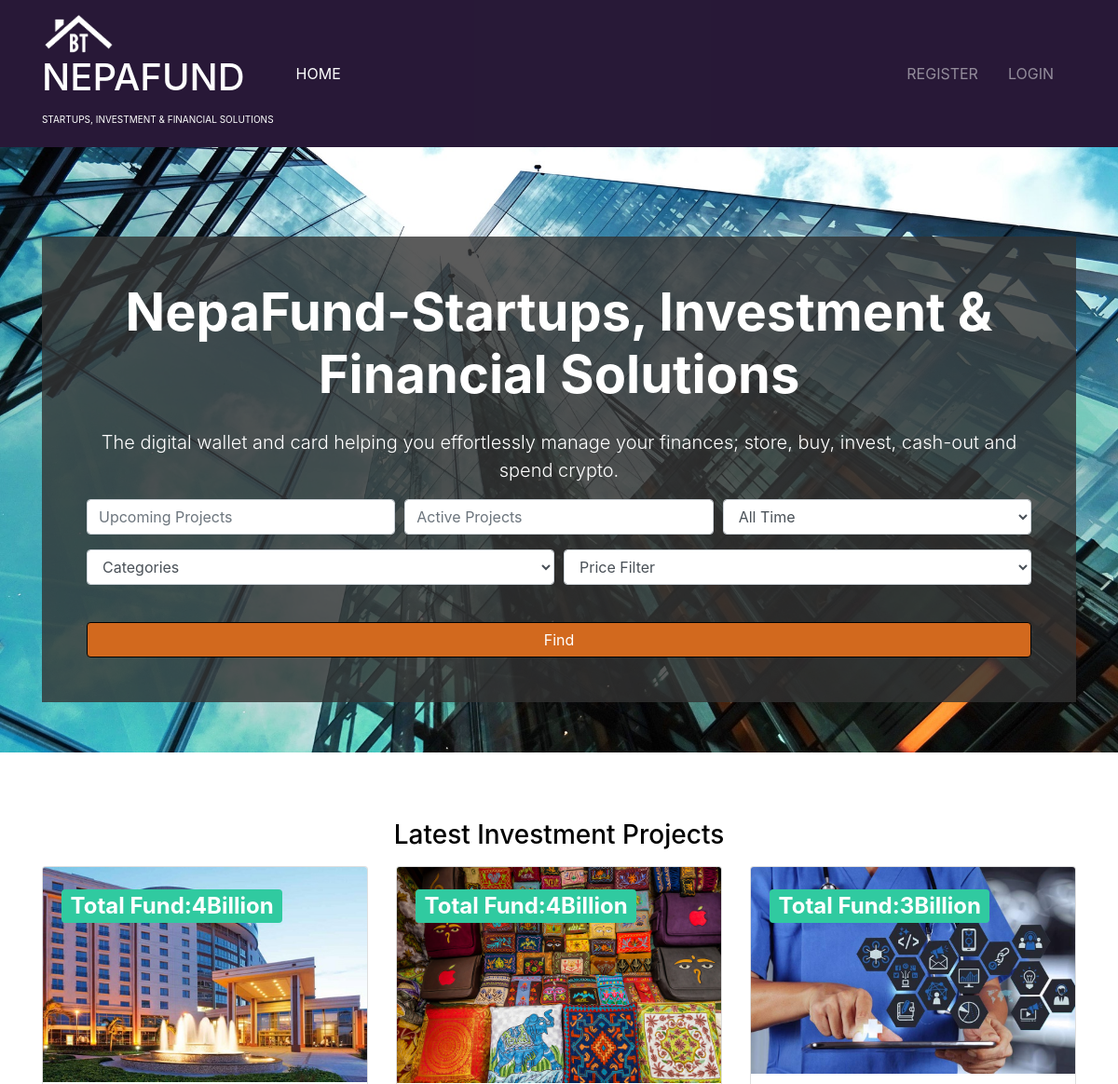
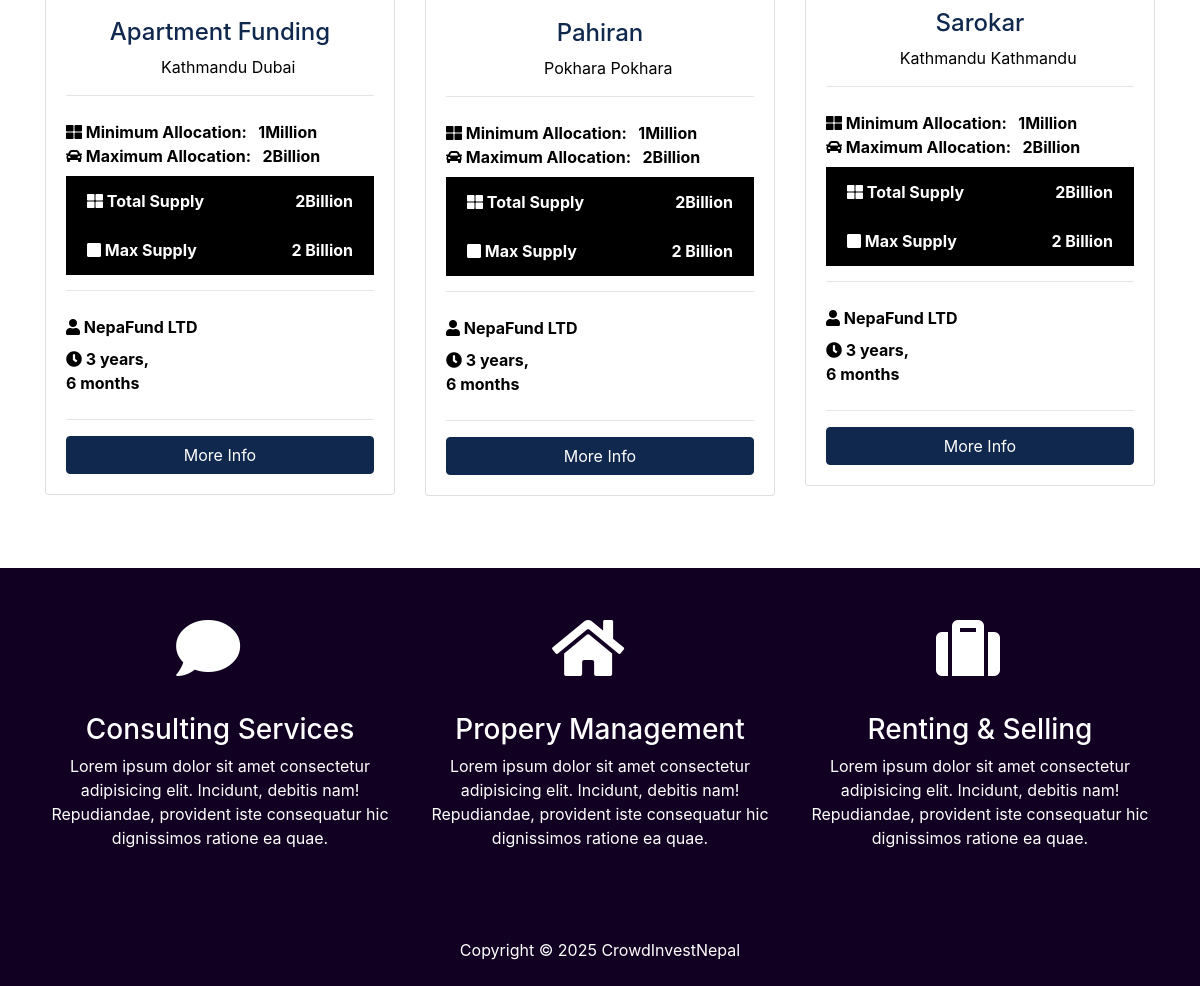
The page / on the database its author committed (2 pictures, top to bottom).
### platforms/models.py (models this page shows, shortened)
class Platform(models.Model):
    data= models.ForeignKey(Data, on_delete=models.DO_NOTHING)
    title=models.CharField(max_length=200)
    address=models.CharField(max_length=200)
    city=models.CharField(max_length=200)
    state=models.CharField(max_length=100)
    zipcode=models.CharField(max_length=20)
    description=models.TextField(blank=True)
    price=models.IntegerField()
    minprice=models.IntegerField()
    maxprice=models.IntegerField()
    photo_main=models.ImageField(upload_to='photos/%Y/%m/%d/')
    photo_1=models.ImageField(upload_to='photos/%Y/%m/%d/', blank=True)
    photo_2=models.ImageField(upload_to='photos/%Y/%m/%d/', blank=True)
    photo_3=models.ImageField(upload_to='photos/%Y/%m/%d/', blank=True)
    photo_4=models.ImageField(upload_to='photos/%Y/%m/%d/', blank=True)
    photo_5=models.ImageField(upload_to='photos/%Y/%m/%d/', blank=True)
    photo_6=models.ImageField(upload_to='photos/%Y/%m/%d/', blank=True)
    is_published=models.BooleanField(default=True)
    invest_date=models.DateTimeField(default=datetime.now, blank=True)

### data/models.py (models this page shows)
class Data(models.Model):
    name=models.CharField(max_length=200)
    photo=models.ImageField(upload_to='photos/%Y/%m/%d')
    description=models.TextField(blank=True)
    phone=models.CharField(max_length=20)
    email=models.CharField(max_length=50)
    hire_date=models.DateTimeField(default=datetime.now, blank=True)
    def __str__ (self):
      return self.name

### crowdapp/views.py (the view)
# urls.py: path('',views.index, name='home'),
def index(request):
    platforms=Platform.objects.order_by('-invest_date').filter(is_published=True)[:3]
    context={
        'platforms':platforms,
        'state_choices':state_choices,
        'price_choices':price_choices,
        'status_choices':status_choices
    }
    return render(request, 'pages/index.html', context)

### templates/pages/index.html (shortened to what this page needs)
{% extends 'base.html' %}
{% load static %}
{% load humanize %}
{% block content %}
 <section id="showcase">
    <div class="background_img" style="background-image:url({% static 'img/app/building.jpg' %})"></div>
    <div class="container text-center">
     <div class="home-search p-5">
        <div class="overlay p-5">
          <h1 style="font-weight:bold;" class="display-4 mb-4">
           NepaFund-Startups, Investment & Financial Solutions
          </h1>
          <p class="lead">The digital wallet and card helping you effortlessly manage your finances; store, buy, invest, cash-out and spend crypto.</p>
          <div class="search">
            <form action="{% url 'search' %}">
              <div class="form-row">
                <div class="col-md-4 mb-3">
                  <input type="text" name="keywords" class="form-control" placeholder="Upcoming Projects">
                </div>
                <div class="col-md-4 mb-3">
                  <input type="text" name="city" class="form-control" placeholder="Active Projects">
                </div>
                <div class="col-md-4 mb-3">
                  <select name="bedrooms" class="form-control">
                    <option selected="true" disabled="disabled">All Time</option>
                 </select>
                </div>
              </div>
              <div class="form-row">
                <div class="col-md-6 mb-3">
                <select name="state" class="form-control">
                  <option selected="true" disabled="disabled">Categories</option>
                </select>
                </div>
                <div class="col-md-6 mb-3">
                  <select name="price" class="form-control" id="type">
                    <option selected="true" disabled="disabled">Price Filter</option>
                  </select>
                </div>
              </div>
              <button class="btn btn-secondary btn-block mt-4" type="submit">Find</button>
            </form>
          </div>
        </div>
      </div>
    </div>
  </section>
  <br>
  <section id="listings" class="py-5">
    <div class="container">
      <h3 class="text-center mb-3">Latest Investment Projects</h3>
      <div class="row">
      {% if platforms %}
      {% for platform in platforms %}
       <div class="col-md-6 col-lg-4 mb-4">
          <div class="card listing-preview">
            <img class="card-img-top" src="{{platform.photo_main.url}}" alt="">
            <div class="card-img-overlay">
              <h2>
                <span class="badge badge-secondary text-white">Total Fund:{{platform.price | intcomma}}Billion</span>
              </h2>
            </div>
            <div class="card-body">
              <div class="listing-heading text-center">
                <h4 class="text-primary">{{platform.title}}</h4>
                <p>
                  <i class="fas fa-map-marker text-secondary"></i> {{platform.city}} {{platform.address}}</p>
              </div>
              <hr>
              <div class="row py-2 text-secondary">
                <div class="col-12 text-align:center">
                  <i class="fas fa-th-large"></i> Minimum Allocation:&nbsp;&nbsp;&nbsp;{{platform.minprice}}Million</div>
                <div class="col-12 text-align:center">
                  <i class="fas fa-car"></i> Maximum Allocation:&nbsp;&nbsp;&nbsp;{{platform.maxprice}}Billion</div>
              </div>
               <li class="list-group-item text-secondary">
                  <i class="fas fa-th-large"></i> Total Supply
                  <span class="float-right">{{platform.maxprice}}Billion</span>
                </li>
                <li class="list-group-item text-secondary">
                  <i class="fas fa-square"></i> Max Supply
                  <span class="float-right">{{platform.maxprice}} Billion
                  </span>
                </li>
              <hr>
              <div class="row py-2 text-secondary">
                <div class="col-12">
                  <i class="fas fa-user"></i> {{platform.data}}</div>
              </div>
              <div class="row text-secondary pb-2">
                <div class="col-6">
                  <i class="fas fa-clock"></i> {{platform.invest_date | timesince}}</div>
              </div>
              <hr>
              <a href="{% url 'platform' platform.id %}" class="btn btn-primary btn-block">More Info</a>
            </div>
          </div>
        </div>
      {% endfor %}
      {% else %}
      <div class="col-md-12">
      <p>No platforms available</p>
      </div>
      {% endif %}
      </div>
    </div>
  </section>
  <section id="services" class="py-5 bg-secondary text-white">
    <div class="container">
      <div class="row text-center">
        <div class="col-md-4">
          <i class="fas fa-comment fa-4x mr-4"></i>
          <hr>
          <h3>Consulting Services</h3>
          <p>Lorem ipsum dolor sit amet consectetur adipisicing elit. Incidunt, debitis nam! Repudiandae, provident iste consequatur
            hic dignissimos ratione ea quae.</p>
        </div>
        <div class="col-md-4">
          <i class="fas fa-home fa-4x mr-4"></i>
          <hr>
          <h3>Propery Management</h3>
          <p>Lorem ipsum dolor sit amet consectetur adipisicing elit. Incidunt, debitis nam! Repudiandae, provident iste consequatur
            hic dignissimos ratione ea quae.</p>
        </div>
        <div class="col-md-4">
          <i class="fas fa-suitcase fa-4x mr-4"></i>
          <hr>
          <h3>Renting & Selling</h3>
          <p>Lorem ipsum dolor sit amet consectetur adipisicing elit. Incidunt, debitis nam! Repudiandae, provident iste consequatur
            hic dignissimos ratione ea quae.</p>
        </div>
      </div>
    </div>
  </section>
{% endblock %}

### templates/base.html (shortened to what this page needs)
{% load static %}
<!DOCTYPE html>
<html lang="en">
<head>
    <link rel="stylesheet" href="{% static 'css/app/all.css' %}">
    <link rel="stylesheet" href="{% static 'css/app/bootstrap.css' %}">
    <link rel="stylesheet" href="https://use.fontawesome.com/releases/v5.2.0/css/all.css">
    <link rel="stylesheet" href="{% static 'css/app/styles.css' %}">
    <link rel="stylesheet" href="{% static 'css/app/lightbox.min.css' %}">
</head>
<body>
    {% include 'partials/_navbar.html' %}
    {% block content %} {% endblock %}
    {% include 'partials/_footer.html' %}
</body>
</html>

### templates/partials/_navbar.html (shortened to what this page needs)
 {% load static %}
 <nav class="navbar navbar-expand-lg navbar-dark bg-danger sticky-top">
    <div class="container">
      <a class="navbar-brand" href="{% url 'home' %}">
        <img src="{% static 'img/app/logo.png' %}" class="logo" alt="">
        <h1>NepaFund</h1><sup>Startups, investment & Financial Solutions</sup>
      </a>
      <div class="collapse navbar-collapse" id="navbarNavAltMarkup">
        <ul class="navbar-nav">
          <li
          {% if '/' == request.path %}
          class="nav-item active mr-3"
          {% else %}
          class="nav-item mr-3"
          {% endif %}
          >
            <a class="nav-link" href="{% url 'home' %}">Home</a>
          </li>
        </ul>
        <ul class="navbar-nav ml-auto">
          {% if user.is_authenticated %}
          <li
          {% if 'platforms' in request.path %}
          class="nav-item active mr-3"
          {% else %}
          class="nav-item mr-3"
          {% endif %} >
            <a class="nav-link" href="{% url 'platforms' %}">Investment Platforms</a>
          </li>
            <li
            {% if 'register' in request.path %}
            class="nav-item active mr-3"
            {% else %}
            class="nav-item mr-3"
            {% endif %} >
              <a class="nav-link" href="{% url 'dashboard' %}">
               Dashboard</a>
            </li>
            <li><a class="nav-link" href="{% url 'changepassword' %}">Change Password</a></li>
            <li class="nav-item mr-3">
              <a href="javascript:{document.getElementById('logout').submit()}"
              class="nav-link">
              <i class="fas fa-sign-out-alt"></i> Logout
            </a>
             <form action="{% url 'logout' %}" method="POST" id="logout">
               {% csrf_token %}
               <input type="hidden">
             </form>
            </li>
          {% else %}
            <li
            {% if 'register' in request.path %}
            class="nav-item active mr-3"
            {% else %}
            class="nav-item mr-3"
            {% endif %} >
              <a class="nav-link" href="{% url 'register' %}">
                Register</a>
            </li>
            <li
            {% if 'login' in request.path %}
            class="nav-item active mr-3"
            {% else %}
            class="nav-item mr-3"
            {% endif %} >
              <a class="nav-link" href="{% url 'login' %}">
                Login</a>
            </li>
            {% endif %}
        </ul>
      </div>
    </div>
  </nav>

### templates/partials/_footer.html
    <footer id="main-footer" class="py-4 bg-primary text-white text-center">
        Copyright &copy;
        <span class="year"></span> CrowdInvestNepal
    </footer>

### crowdnepal/static/css/app/all.css (style rules this page uses)
.fa, .fas, .far, .fal, .fab { -moz-osx-font-smoothing: grayscale; -webkit-font-smoothing: antialiased; display: inline-block; font-style: normal; font-variant: normal; text-rendering: auto; line-height: 1; }
.fa-4x { font-size: 4em; }
.fa-car:before { content: "\f1b9"; }
.fa-clock:before { content: "\f017"; }
.fa-comment:before { content: "\f075"; }
.fa-home:before { content: "\f015"; }
.fa-map-marker:before { content: "\f041"; }
.fa-square:before { content: "\f0c8"; }
.fa-suitcase:before { content: "\f0f2"; }
.fa-th-large:before { content: "\f009"; }
.fa-user:before { content: "\f007"; }
.fa, .fas { font-family: 'Font Awesome 5 Free'; font-weight: 900; }

### crowdnepal/static/css/app/styles.css (style rules this page uses)
.btn-secondary { color: #fff !important; }
img { width: 100%; }
.logo { width: 80px; }
.navbar { opacity: 0.9; text-transform: uppercase; }
.background_img { position: absolute; top: 0; left: 0; width: 100%; height: 100%; margin:0; background-repeat: no-repeat; background-size: cover; background-position: center center; }
#showcase { background:url("../img/app/banner1.jpg") no-repeat top center fixed/cover; position: relative; min-height: 650px; color: #fff; padding-top: 6rem; }
#showcase .home-search { min-height: 400px; position: relative; border-radius: 5px; }
#showcase .overlay { content: ''; position: absolute; top: 0; left: 0; min-height: 400px; width: 100%; background: rgba(51, 51, 51, 0.8); }
#services { background: url(../img/app/building.jpg) no-repeat top center fixed/cover; min-height: 300px; position: relative; overflow: hidden; }
#services::before { content: ''; position: absolute; top: 0; left: 0; min-height: 100%; width: 100%; background:#102; }
.listing-preview a { position: relative; }

### rows shown on the page
Platform: photo_main (picture), price "4", title "Apartment Funding", city "Kathmandu", address "Dubai", minprice "1", maxprice "2", data "NepaFund LTD", invest_date "3 years, 6 months"
Platform: photo_main (picture), price "4", title "Pahiran", city "Pokhara", address "Pokhara", minprice "1", maxprice "2", data "NepaFund LTD", invest_date "3 years, 6 months"
Platform: photo_main (picture), price "3", title "Sarokar", city "Kathmandu", address "Kathmandu", minprice "1", maxprice "2", data "NepaFund LTD", invest_date "3 years, 6 months"
